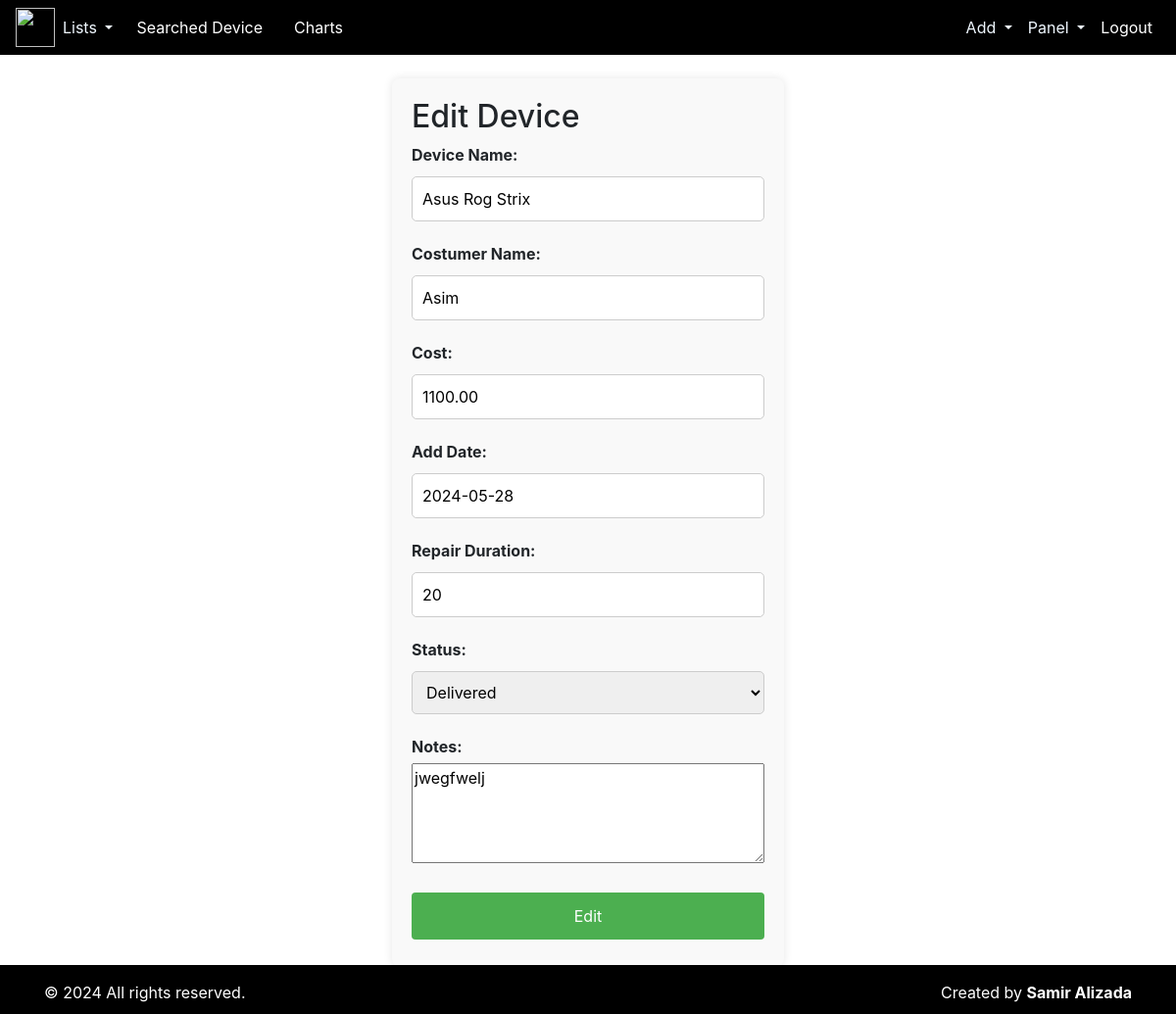
/device/8/update/ (signed in), run on an earlier commit of the app's database.
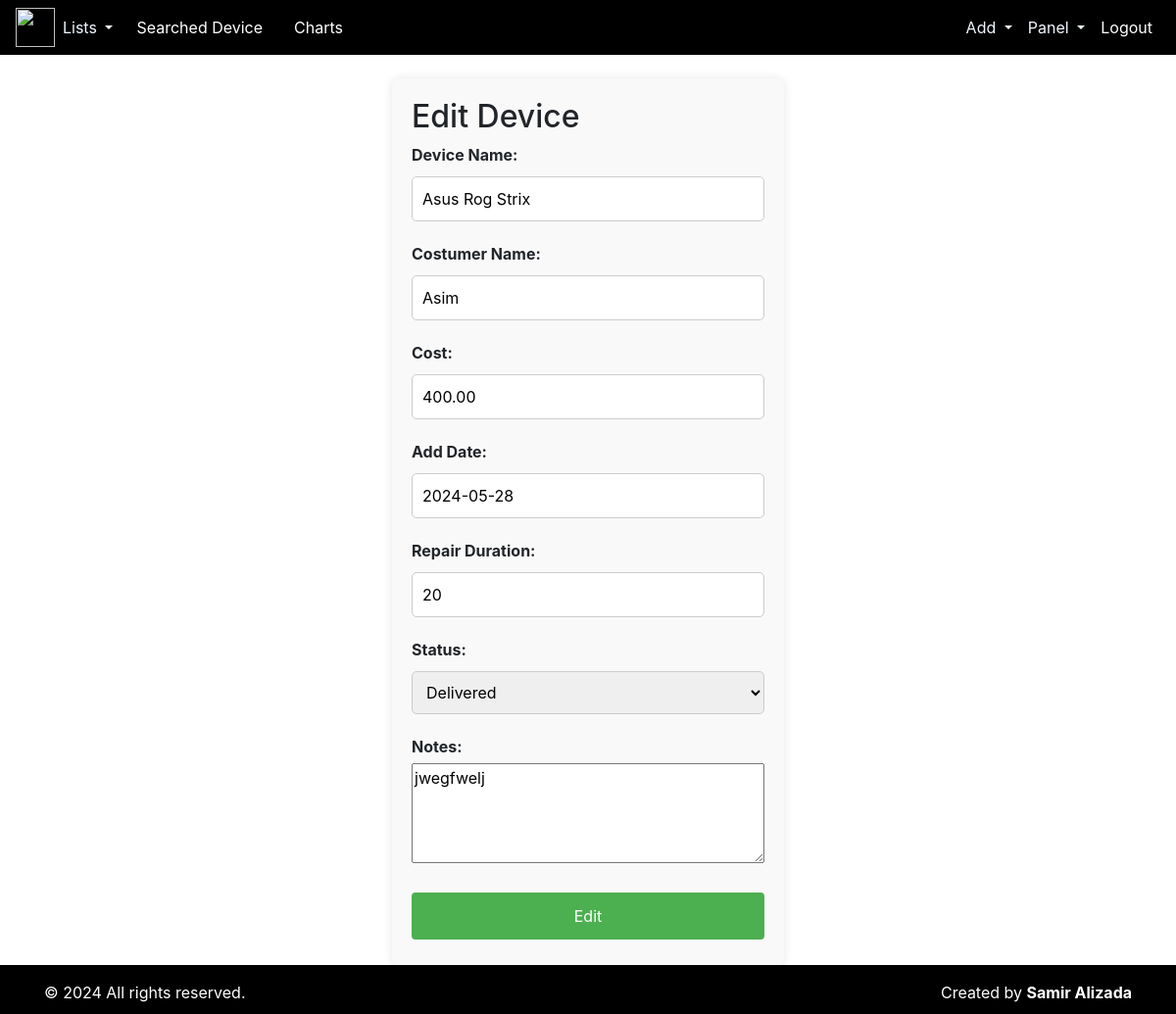
And on a later commit of the database.
### repair/models.py (models this page shows, shortened)
class Device(models.Model):
    STATUS_CHOICES = [
        ('Received', 'Received'),
        ('In Progress', 'In Progress'),
        ('Completed', 'Completed'),
        ('Delivered', 'Delivered')
    ]
    series_id = models.CharField(max_length=6, unique=True, blank=True)  # Make sure this is unique
    device_name = models.CharField(max_length=100)
    customer_name = models.CharField(max_length=100)
    repair_cost = models.DecimalField(max_digits=10, decimal_places=2)
    repair_duration = models.PositiveIntegerField()
    add_date = models.DateField(default=timezone.now)
    delivery_date = models.DateField()
    status = models.CharField(max_length=20, choices=STATUS_CHOICES, default='Received')
    notes = models.TextField(blank=True, null=True)

### repair/views.py (the view)
# urls.py: path('device/<int:pk>/update/', update_device, name='update_device'),
@login_required
def update_device(request, pk):
    device = get_object_or_404(Device, pk=pk)
    if request.method == "POST":
        form = DeviceForm(request.POST, instance=device)
        if form.is_valid():
            device = form.save()
            return redirect('device_detail', pk=device.pk)
    else:
        form = DeviceForm(instance=device)
    return render(request, 'repairs/update_device.html', {'form': form})

### repair/forms.py
class DeviceForm(forms.ModelForm):
    class Meta:
        model = Device
        fields = ['device_name', 'customer_name', 'repair_cost', 'repair_duration', 'add_date', 'status', 'notes']
        widgets = {
            'notes': forms.Textarea(attrs={'rows': 4, 'cols': 40, 'style': 'width:100%;'}),
        }

### templates/repairs/update_device.html (shortened to what this page needs)
{% include "index.html" %}
{% block content %}
<form method="post">
    <h2>Edit Device</h2>
    <div class="form-group">
        <label for="id_product_name">Device Name:</label>
        {{ form.device_name }}
    </div>
    <div class="form-group">
        <label for="id_date">Costumer Name:</label>
        {{ form.customer_name }}
    </div>
    <div class="form-group">
        <label for="id_price">Cost:</label>
        {{ form.repair_cost }}
    </div>
    <div class="form-group">
        <label for="id_stock_number">Add Date:</label>
        {{ form.add_date }}
    </div>
    <div class="form-group">
        <label for="id_stock_number">Repair Duration:</label>
        {{ form.repair_duration }}
    </div>
    <div class="form-group">
        <label for="id_stock_number">Status:</label>
        {{ form.status }}
    </div>
    <div class="form-group">
        <label for="id_stock_number">Notes:</label>
        {{ form.notes }}
    </div>
    <button type="submit">Edit</button>
</form>
{% endblock content %}

What changed in the data, as far as the page shows it:
changed Device "Asus Rog Strix": repair_cost "1100.00" → "400.00"
